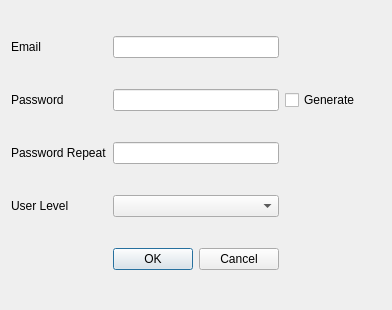
<?xml version="1.0" encoding="UTF-8"?>
<ui version="4.0">
 <class>CreateUser</class>
 <widget class="QDialog" name="CreateUser">
  <property name="geometry">
   <rect>
    <x>0</x>
    <y>0</y>
    <width>392</width>
    <height>310</height>
   </rect>
  </property>
  <property name="windowTitle">
   <string>Dialog</string>
  </property>
  <layout class="QGridLayout" name="gridLayout">
   <item row="4" column="1">
    <widget class="QComboBox" name="cmb_userlevel"/>
   </item>
   <item row="2" column="0">
    <widget class="QLabel" name="lbl_password">
     <property name="text">
      <string>Password</string>
     </property>
     <property name="buddy">
      <cstring>txt_password</cstring>
     </property>
    </widget>
   </item>
   <item row="2" column="2">
    <widget class="QCheckBox" name="chk_generate">
     <property name="text">
      <string>Generate</string>
     </property>
     <property name="tristate">
      <bool>false</bool>
     </property>
    </widget>
   </item>
   <item row="2" column="1">
    <widget class="QLineEdit" name="txt_password">
     <property name="echoMode">
      <enum>QLineEdit::Password</enum>
     </property>
    </widget>
   </item>
   <item row="6" column="1">
    <widget class="QDialogButtonBox" name="buttonBox">
     <property name="orientation">
      <enum>Qt::Horizontal</enum>
     </property>
     <property name="standardButtons">
      <set>QDialogButtonBox::Cancel|QDialogButtonBox::Ok</set>
     </property>
    </widget>
   </item>
   <item row="0" column="1">
    <widget class="QLineEdit" name="txt_email"/>
   </item>
   <item row="0" column="0">
    <widget class="QLabel" name="lbl_email">
     <property name="text">
      <string>Email</string>
     </property>
     <property name="buddy">
      <cstring>txt_email</cstring>
     </property>
    </widget>
   </item>
   <item row="3" column="1">
    <widget class="QLineEdit" name="txt_password2">
     <property name="echoMode">
      <enum>QLineEdit::Password</enum>
     </property>
    </widget>
   </item>
   <item row="4" column="0">
    <widget class="QLabel" name="lbl_userlevel">
     <property name="text">
      <string>User Level</string>
     </property>
     <property name="buddy">
      <cstring>cmb_userlevel</cstring>
     </property>
    </widget>
   </item>
   <item row="3" column="0">
    <widget class="QLabel" name="lbl_password2">
     <property name="text">
      <string>Password Repeat</string>
     </property>
     <property name="buddy">
      <cstring>txt_password2</cstring>
     </property>
    </widget>
   </item>
   <item row="2" column="3">
    <spacer name="horizontalSpacer">
     <property name="orientation">
      <enum>Qt::Horizontal</enum>
     </property>
     <property name="sizeHint" stdset="0">
      <size>
       <width>40</width>
       <height>20</height>
      </size>
     </property>
    </spacer>
   </item>
  </layout>
 </widget>
 <tabstops>
  <tabstop>txt_email</tabstop>
  <tabstop>txt_password</tabstop>
  <tabstop>txt_password2</tabstop>
  <tabstop>cmb_userlevel</tabstop>
  <tabstop>buttonBox</tabstop>
  <tabstop>chk_generate</tabstop>
 </tabstops>
 <resources/>
 <connections>
  <connection>
   <sender>buttonBox</sender>
   <signal>accepted()</signal>
   <receiver>CreateUser</receiver>
   <slot>accept()</slot>
   <hints>
    <hint type="sourcelabel">
     <x>248</x>
     <y>254</y>
    </hint>
    <hint type="destinationlabel">
     <x>157</x>
     <y>274</y>
    </hint>
   </hints>
  </connection>
  <connection>
   <sender>buttonBox</sender>
   <signal>rejected()</signal>
   <receiver>CreateUser</receiver>
   <slot>reject()</slot>
   <hints>
    <hint type="sourcelabel">
     <x>287</x>
     <y>260</y>
    </hint>
    <hint type="destinationlabel">
     <x>286</x>
     <y>274</y>
    </hint>
   </hints>
  </connection>
  <connection>
   <sender>chk_generate</sender>
   <signal>stateChanged(int)</signal>
   <receiver>CreateUser</receiver>
   <slot>togglePassword(int)</slot>
   <hints>
    <hint type="sourcelabel">
     <x>327</x>
     <y>99</y>
    </hint>
    <hint type="destinationlabel">
     <x>903</x>
     <y>640</y>
    </hint>
   </hints>
  </connection>
 </connections>
 <slots>
  <slot>togglePassword(int)</slot>
 </slots>
</ui>
